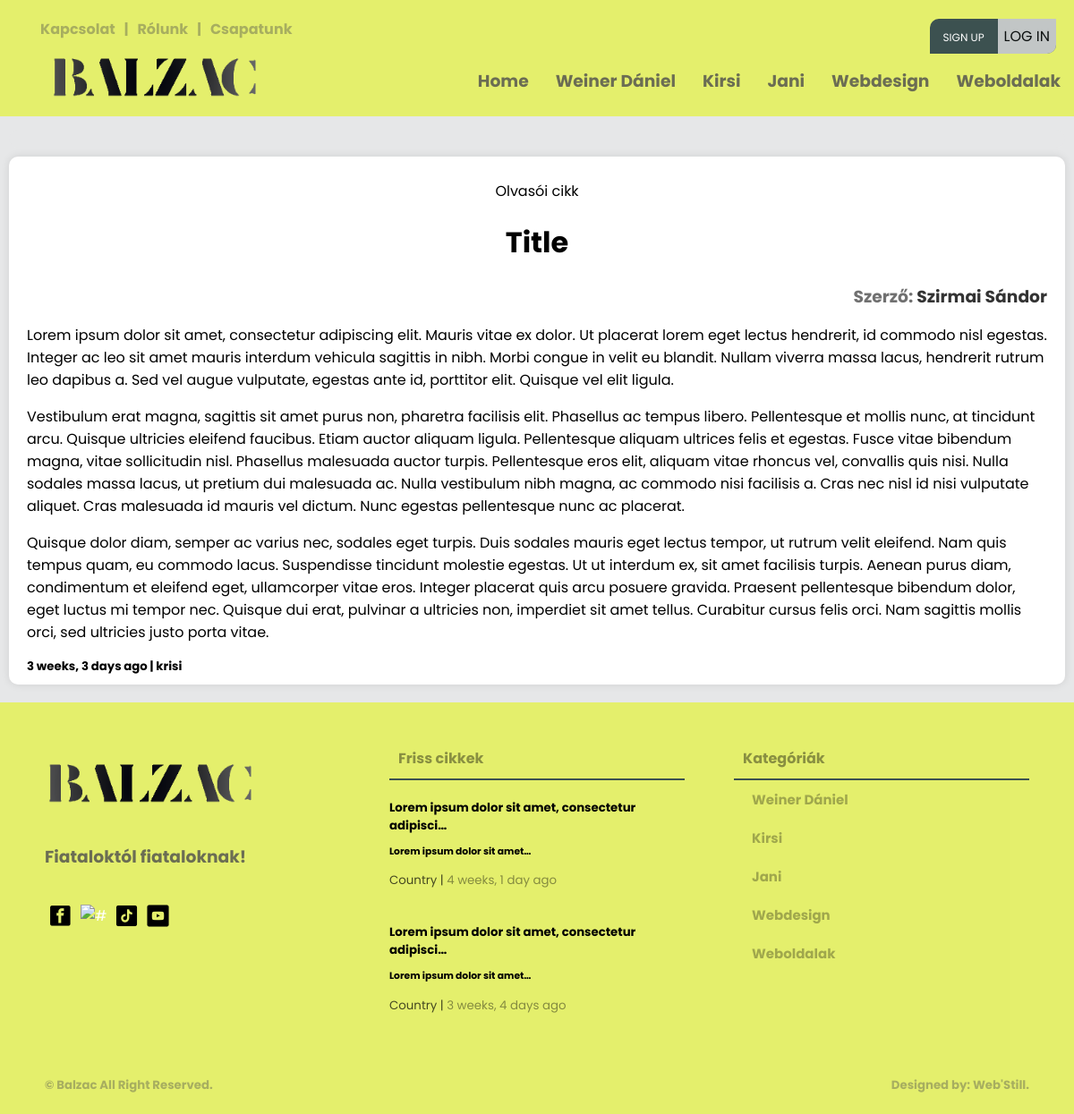
Page /auth/user-article/Title on the committed database.
### creationboard/models.py (models this page shows, shortened)
class Category(models.Model):
    user = models.ForeignKey(User, null=True, on_delete=models.CASCADE)
    name = models.CharField(max_length=200)
    class Meta:
        ordering = ['-id']

### loginsystem/models.py (models this page shows, shortened)
class ArticleUser(models.Model):
    STATUS_CHOICES = (
        ('pending', 'Pending'),
        ('approved', 'Approved'),
        ('rejected', 'Rejected'),
    )
    user = models.ForeignKey(User, on_delete=models.CASCADE)
    created = models.DateTimeField(auto_now_add=True, null=True)
    updated = models.DateTimeField(auto_now=True, null=True)
    body = RichTextUploadingField(max_length=1000000, null=True)
    indeximg = models.ImageField(upload_to="images/", default="images/home9.jpg")
    category = models.CharField(max_length=100, null=True, blank=False)
    title = models.CharField(max_length=200, null=True)
    status = models.CharField(max_length=10, choices=STATUS_CHOICES, default='pending')
    class Meta:
        ordering = ['created']

class Profile(models.Model):
    user = models.OneToOneField(User, on_delete=models.CASCADE)
    img = models.ImageField(upload_to="images/", default="images/home8.jpg")
    bio = models.CharField(null=True, max_length=1000000, default='Bio:')
    name = models.CharField(null=True, max_length=300)
    phone = models.CharField(max_length=15, blank=True, null=True)

### loginsystem/views.py (the view)
# urls.py: path('user-article/<str:pk>', views.userArticlePage.as_view(), name='user-article'),
class userArticlePage(View):
    template_name = "main/user-article.html"
    def dispatch(self, request, *args, **kwargs):
        footarticle = ArticleUser.objects.all()[0:2]
        navcategory = models.Category.objects.all()[0:5]
        article = ArticleUser.objects.get(title=kwargs['pk'])
        context = {'article': article, 'category2': navcategory, 'article4': footarticle,}
        return render(request, self.template_name, context)

### templates/main/user-article.html (shortened to what this page needs)
{% load static %}
<!DOCTYPE html>
<html>
<head>
	<link rel="stylesheet" type="text/css" href="{% static 'main/style.css' %}">
</head>
<body>
	{% include 'main/navbar.html' %}
	<main>
		<div class="wrapper">
			<div class="row">
				<div class="card-04 backg">
				</div>
			</div>
			<div class="card-04 pb-2 pt-2 mb-3 mt-0">
				<p align="center">Olvasói cikk</p>
                <h1 align="center" class="m-1">{{ article.title}}</h1>
					<h3 class="m-0" align="right">Szerző: <a class="txt-black" href="{% url 'profile-page' article.user.username %}">{{ article.user.profile.name }}</a></h3>
					<div class="article-page-001">
						{{article.body|safe}}
					</div>
                <h5 class="m-0" align="left">{{ article.created|timesince }} ago | <a class="txt-black" href="{% url 'article-page' article.category %}">{{ article.category }}</a></h5>
            </div>
		</div>
	</main>
	{% include 'main/footer.html' %}
</body>
</html>

### templates/main/navbar.html (shortened to what this page needs)
{% load static %}
<div class="screen-big">
<nav>
    <div class="nav-one nav-flex">
        <div class="left flex">
            <ul class="top-header mt-0">
                <li><a href="{% url 'contact-us' %}"><h4>Kapcsolat</h4></a></li>
                <li><h4>|</h4></li>
                <li><a href="{% url 'about-us' %}"><h4>Rólunk</h4></a></li>
                <li><h4>|</h4></li>
                <li><a href="{% url 'team-index' %}"><h4>Csapatunk</h4></a></li>
            </ul>
        </div>
        <div class="right flex">
                <ul class="top-header">
                    {% if request.user.is_authenticated %}
                    <li>
                        <div class="header-profile-pic">
                            <div class="pic">
                                <span class="material-symbols-outlined">account_circle</span>
                            </div>
                            <div class="header-profile-info">
                                <h4><a href="{% url 'profile-page' request.user.username %}">@{{ request.user }}</a></h4>
                                <h6><a href=""><span class="material-symbols-outlined">mail_lock</span>{{ request.user.email }}</a></h6>
                            </div>
                        </div>
                    </li>
                    <!--<li><h4><a href="{% url 'profile-page' request.user.username %}">Hello, @{{ request.user }}</a></h4></li>
                    <li><h4>|</h4></li>
                    <li><h4><a href="{% url 'logout' %}"><span class="material-symbols-outlined">logout</span>Kijelentkezés</a></h4></li>-->
                    {% else %}
                    <ul class="foot-icon-margin pd-0">
                        <li class="signup-or-login"><a href="{% url 'register' %}" class="sign-up">Sign up</a><a href="{% url 'login' %}"><button class="login-btn">Log in</button></a></li>
                    </ul>
                    {% endif %}
                </ul>
        </div>
    </div>
    <div class="nav-two nav-flex">
        <div class="left flex">
            <ul>
                <a href="{% url 'index' %}"><li><img src="{% static 'main/pics/logo.png' %}" class="logo-img" alt="#" /></li>
            </ul>
        </div>
        <div class="right">
            <div class="social media">
                <ul>
                    <li><a href="{% url 'index' %}"><h3>Home</h3></a></li>
                    {% for category in category2 %}
                        <li><a href="{% url 'article-page' category.name %}"><h3>{{ category.name }}</h3></a></li>
                    {% endfor %}
                </ul>
            </div>
        </div>
    </div>
</nav>
</div>

### templates/main/footer.html
{% load static %}
<footer>
    <div class="footer">
        <div class="footer-cols footer-firts">
            <div class="col-01">
                <ul class="pd-0">
                    <a href="{% url 'index' %}"><li><img src="{% static 'main/pics/logo.png' %}" class="logo-img" alt="#" /></li>
                </ul>
                <h3>Fiataloktól fiataloknak!</h3>
                <ul class="foot-icon-margin pd-0">
                    <a href="https://www.facebook.com/profile.php?id=100090612766620" target="blank"><li><img src="{% static 'main/pics/facebook.png' %}" class="icon-img" alt="#" target="blank" /></a></li>
                    <a href="https://www.instagram.com/balzacponthu/" target="blank"><li><img src="{% static 'main/pics/instagram.png' %}" class="icon-img" alt="#" /></li></a>
                    <a href="https://www.tiktok.com/@balzac.ujsag" target="blank"><li><img src="{% static 'main/pics/tiktok.png' %}" class="icon-img" alt="#" /></li></a>
                    <a href="https://www.youtube.com/@balzacujsag" target="blank"><li><img src="{% static 'main/pics/youtube.png' %}" class="icon-img" alt="#" /></li></a>
                </ul>
            </div>
            <div class="col-02">
                <div class="box-title">
                    <h4 class="txt-black">Friss cikkek<h4>
                </div>
                {% for article in article4 %}
                <ul class="pd-0">
                    <li><a href="{% url 'article' article.id %}" class="footer-article-text">
                        <h5 class="mt-1 mb-1">{{ article.title|truncatechars:49 }}</h5>
                        <h6 class="m-0">{{ article.body|truncatechars:30|safe }}</h6>
                        <small class="black"><span><a href="{% url 'article-page' article.category %}" class="black">{{ article.category }} </a></span>  |  <span><a class="black"> {{ article.created|timesince }} ago</a></span></small>
                    </a></li>
                </ul>
                {% endfor %}
            </div>
            <div class="col-03">
                <div class="box-title">
                    <h4 class="txt-black">Kategóriák<h4>
                </div>
                <div class="box-categories">
                    <ul>
                        {% for category in category2 %}
                        <li><a href="{% url 'article-page' category.name %}" class="txt-black">{{ category.name }}</a></li>
                        {% endfor %}
                    </ul>
                </div>
            </div>
        </div>
        <div class="footer-second">
            <div>
                <h5><a href="#"> &copy; Balzac</a> All Right Reserved.<h5>
            </div>
            <div>
                <h5><a href="">Designed by: Web'Still.</a><h5>
            </div>
        </div>
    </div>
</footer>

### static/main/style.css (style rules this page uses)
:root { --background-color: #e6e7e8; --box-color: white; --bg-dark: #000; --white-box-text: #fff; --small-red-info-color: red; --text-color-greany: #3c5150; --heaed-foot-color: #e4ef6c; --headad-foot-text-color: #000; --color-white: #fff; --box-padding: 10px; --box-border-radius: 10px; --input-border-radius: 3px; }
* { font-family: 'Poppins', sans-serif; }
html { background: var(--background-color); }
body { padding: 0; margin: 0; background: var(--background-color); }
small { color: var(--color-white); filter: grayscale(60%) opacity(0.7); transition: 0.4s; }
small span { color: var(--color-white); filter: grayscale(100%) opacity(0.6); transition: 0.4s; cursor: pointer; }
h3 { color: var(--text-color-greany); filter: grayscale(100%) opacity(0.8); transition: 0.3s; }
h4 { color: var(--text-color-greany); filter: grayscale(100%) opacity(0.4); cursor: pointer; transition: 0.5s; }
a { text-decoration: none; cursor: pointer; color: var(--color-white); padding: 0; margin: 0; }
ul { list-style: none; }
li { cursor: pointer; }
.black { color: black !important; }
.m-0 { margin: 0 !important; }
.mb-1 { margin-bottom: 5px !important; }
.mb-3 { margin-bottom: 20px !important; }
.mt-0 { margin-top: 0 !important; }
.mt-1 { margin-top: 5px !important; }
.pb-2 { padding-bottom: 10px !important; }
.pd-0 { padding: 0 !important; }
.pt-2 { padding-top: 10px !important; }
.txt-black { color: var(--dark-box-text) !important; }
.icon-img { height: 25px; width: 25px; margin: 5px; cursor: pointer; }
.logo-img { height: 50px; cursor: pointer; }
.wrapper { max-width: 1200px; margin: 0 auto; }
nav { background: var(--heaed-foot-color); position: absolute; top: 0px; right: 0; left: 0; padding: 20px 0 10px 0; z-index: 1; }
.nav-flex { display: flex; align-items: center; justify-content: space-between; }
.nav-one { cursor: pointer; height: 40px; background: var(--heaed-foot-color); }
nav ul { display: flex; flex-direction: row; }
.top-header li { margin: 10px 5px; }
.foot-icon-margin { display: flex; flex-direction: row; }
nav ul li { margin: 10px 15px; color: var(--headad-foot-text-color); }
.nav-two { cursor: pointer; height: 60px; background: var(--heaed-foot-color); }
main { margin: 135px 0 0 0; flex-direction: column; width: 100%; }
.row { width: 100%; display: flex; flex-direction: row; justify-content: center; flex-wrap: nowrap; }
.card-04 { background: var(--box-color); position: relative; flex: 1; margin: 10px; border-radius: var(--box-border-radius); box-shadow: 0 0 10px rgba(0, 0, 0, .1); padding: 20px; padding-bottom: 0; }
.card-04.backg { box-shadow: none; background: var(--background-color); }
.box-title { border-bottom: 2px solid var(--text-color-greany); }
.box-title h4 { color: var(--color-white); margin: 10px; margin-top: 0px; }
.box-categories ul { margin: 0; padding: 0; }
.box-categories ul li { padding: 10px 20px; font-size: 15px; font-weight: bolder; color: var(--bg-dark); filter: grayscale(100%) opacity(0.3); transition: 0.5s; }
footer { background: var(--heaed-foot-color); margin-top: 10px; padding: 50px 50px 0 50px; }
.footer-cols { display: flex; flex-direction: row; align-items: top; flex-wrap: wrap; justify-content: space-between; }
.col-01 { display: flex; flex-direction: column; width: 30%; align-items: top; }
.col-02 { display: flex; flex-direction: column; align-items: top; width: 30%; }
.col-03 { width: 30%; align-items: top; }
.footer-article-text { color: var(--bg-dark); }
.footer-second { display: flex; flex-direction: row; justify-content: space-between; padding: 30px 0 0px 0; }
.footer-second h5 { color: var(--text-color-greany); filter: grayscale(100%) opacity(0.4); }
.footer-second h5 a { color: var(--text-color-greany) !important; filter: grayscale(0%) opacity(1) !important; }
.txt-black { color: #000 !important; }
.login-btn { align-self: center; justify-content: center; padding: 7px; background-color: #e4ef6c; filter: grayscale(1) opacity(.8); border: 0; font-size: 16px; text-transform: uppercase; border-bottom-right-radius: 10px; cursor: pointer; }
.sign-up { margin-right: 15px; padding-left: 15px; font-size: 12px; text-transform: uppercase; z-index: 2; }
.signup-or-login { background-color: #3c5150; margin-top: 5px; margin-right: 20px !important; border-top-left-radius: 10px; border-bottom-right-radius: 10px; z-index: 4; }

### rows in the picture
Category: name "Weiner Dániel"
Category: name "Kirsi"
Category: name "Jani"
Category: name "Webdesign"
Category: name "Weboldalak"
ArticleUser: title "Title", user.profile.name "Szirmai Sándor", body "Lorem ipsum dolor sit amet, consectetur adipiscing elit. Mauris vitae ex dolor. Ut placerat lorem eget lectus hendrerit, id commodo nisl egestas. Integer ac leo sit amet mauris interdum vehicula sagittis in nibh. Morbi congue in velit eu blandit. Nullam viverra massa lacus, hendrerit rutrum leo dapibus a. Sed vel augue vulputate, egestas ante id, porttitor elit. Quisque vel elit ligula. Vestibulum erat magna, sagittis sit amet purus non, pharetra facilisis elit. Phasellus ac tempus libero. Pellentesque et mollis nunc, at tincidunt arcu. Quisque ultricies eleifend faucibus. Etiam auctor aliquam ligula. Pellentesque aliquam ultrices felis et egestas. Fusce vitae bibendum magna, vitae…", created "3 weeks, 3 days", category "krisi"
ArticleUser: title "Lorem ipsum dolor sit amet, consectetur adipisci…", body "Lorem ipsum dolor sit amet…", category "Country", created "4 weeks, 1 day"
ArticleUser: title "Lorem ipsum dolor sit amet, consectetur adipisci…", body "Lorem ipsum dolor sit amet…", category "Country", created "3 weeks, 4 days"
